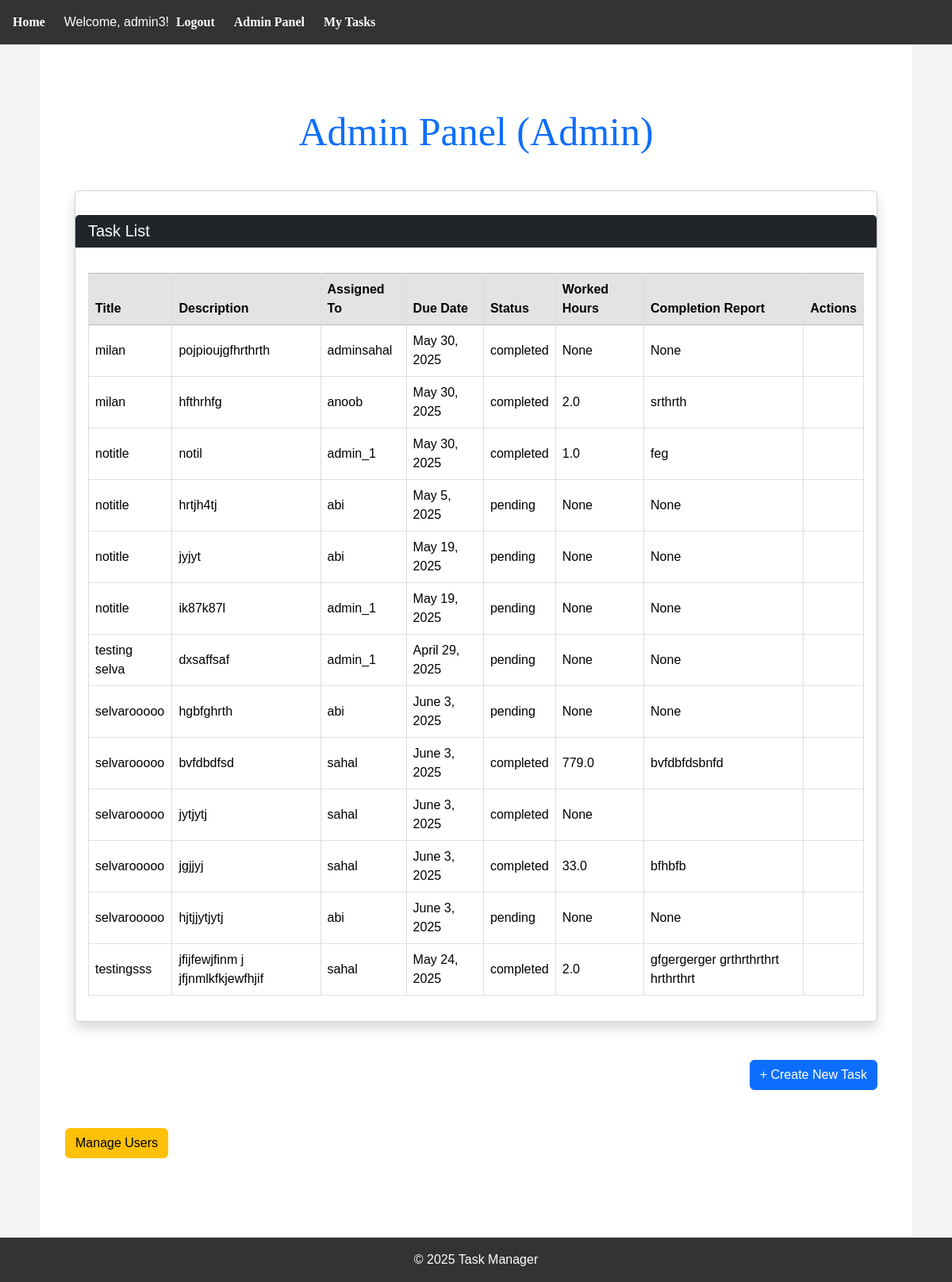
Before: /admin-panel/ (signed in) with the older database file.
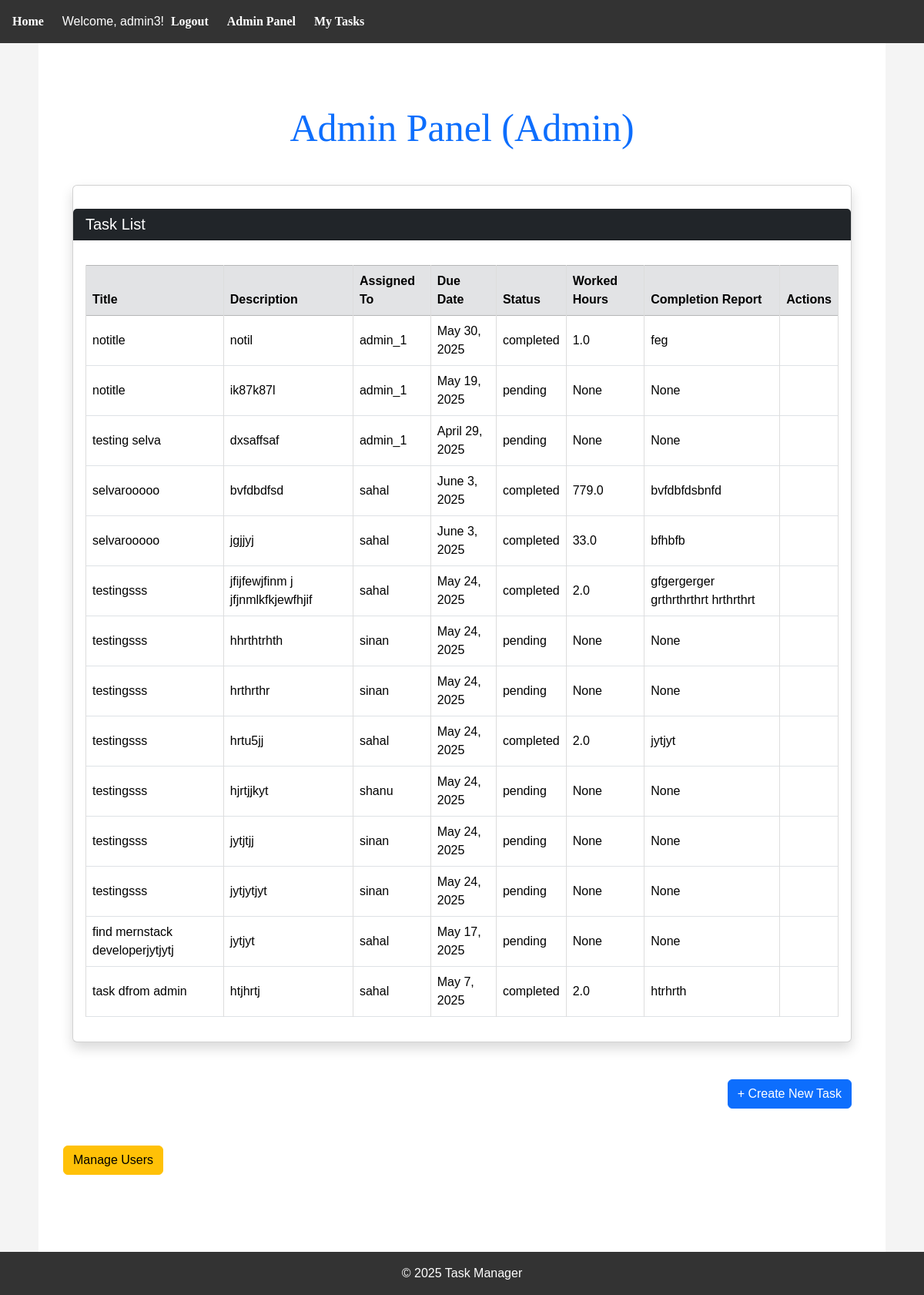
After: the same page with the newer database file.
### tasks/models.py (models this page shows, shortened)
class Task(models.Model):
    STATUS_CHOICES = [
        ('pending', 'Pending'),
        ('in_progress', 'In Progress'),
        ('completed', 'Completed'),
    ]
    title = models.CharField(max_length=255)
    description = models.TextField()
    assigned_to = models.ForeignKey(CustomUser, on_delete=models.CASCADE, limit_choices_to={'role': 'user'})
    due_date = models.DateField()
    status = models.CharField(max_length=20, choices=STATUS_CHOICES, default='pending')
    completion_report = models.TextField(blank=True, null=True)
    worked_hours = models.FloatField(blank=True, null=True)

class CustomUser(AbstractUser):
    ROLE_CHOICES = (
        ('superadmin', 'SuperAdmin'),
        ('admin', 'Admin'),
        ('user', 'User'),
    )
    role = models.CharField(max_length=20, choices=ROLE_CHOICES, default='user')

### tasks/views.py (the view)
# urls.py: path('admin-panel/', views.admin_panel, name='admin_panel'),
@login_required
def admin_panel(request):
    user = request.user
    editing_task_id = request.GET.get('edit')
    if user.role == 'superadmin':
        tasks = Task.objects.all()
        users = CustomUser.objects.all()
    elif user.role == 'admin':
        tasks = Task.objects.all()
        users = CustomUser.objects.all()
    else:
        return redirect('user_tasks')
    form = TaskForm()
    if user.role == 'admin':
        form.fields['assigned_to'].queryset = users
    context = {
        'tasks': tasks,
        'users': users,
        'form': form,
        'role': user.role,
        'editing_task_id': int(editing_task_id) if editing_task_id else None,
        'status_choices': Task.STATUS_CHOICES,
    }
    return render(request, 'tasks/admin_panel.html', context)

### tasks/templates/tasks/admin_panel.html (shortened to what the changed rows need)
{% extends 'base.html' %}
{% load widget_tweaks %}
{% block content %}
<div class="container mt-5">
  <h2 class="mb-4 text-primary" style="text-align: center; font-size: 50px; font-family: Cambria, Cochin, Georgia, Times, 'Times New Roman', serif; padding-bottom: 20px;">Admin Panel ({{ role|title }})</h2>
  <div class="card shadow mb-5" style="padding-top: 30px;">
    <div class="card-body">
      <div class="table-responsive">
        <table class="table table-hover table-bordered align-middle text-center">
          <thead class="thead-light table-secondary">
            <tr>
              <th>Title</th>
              <th>Description</th>
              <th>Assigned To</th>
              <th>Due Date</th>
              <th>Status</th>
              <th>Worked Hours</th>
              <th>Completion Report</th>
              <th>Actions</th>
            </tr>
          </thead>
          <tbody>
            {% for task in tasks %}
              {% if editing_task_id == task.id %}
                <tr>
                  <form method="POST" action="{% url 'task_update_inline' task.id %}">
                    {% csrf_token %}
                    <td><input type="text" name="title" value="{{ task.title }}" class="form-control"></td>
                    <td><input type="text" name="description" value="{{ task.description }}" class="form-control"></td>
                    <td>
                      <select name="assigned_to" class="form-select">
                        {% for user in users %}
                          <option value="{{ user.id }}" {% if user.id == task.assigned_to.id %}selected{% endif %}>{{ user.username }}</option>
                        {% endfor %}
                      </select>
                    </td>
                    <td><input type="date" name="due_date" value="{{ task.due_date|date:'Y-m-d' }}" class="form-control"></td>
                    <td>
                      <select name="status" class="form-select">
                        {% for choice in status_choices %}
                          <option value="{{ choice.0 }}" {% if task.status == choice.0 %}selected{% endif %}>{{ choice.1 }}</option>
                        {% endfor %}
                      </select>
                    </td>
                    <td><input type="number" step="0.1" name="worked_hours" value="{{ task.worked_hours }}" class="form-control"></td>
                    <td><input type="text" name="completion_report" value="{{ task.completion_report }}" class="form-control"></td>
                    <td>
                      <div class="d-flex gap-2 justify-content-center">
                        <button type="submit" class="btn btn-success btn-sm">Save</button>
                        <a href="{% url 'admin_panel' %}" class="btn btn-secondary btn-sm">Cancel</a>
                      </div>
                    </td>
                  </form>
                </tr>
              {% else %}
                <tr>
                  <td>{{ task.title }}</td>
                  <td>{{ task.description }}</td>
                  <td>{{ task.assigned_to.username }}</td>
                  <td>{{ task.due_date }}</td>
                  <td>{{ task.status }}</td>
                  <td>{{ task.worked_hours }}</td>
                  <td>{{ task.completion_report }}</td>
                  <td>
                  </td>
                </tr>
              {% endif %}
            {% empty %}
              <tr>
                <td colspan="8" class="text-muted">No tasks found.</td>
              </tr>
            {% endfor %}
          </tbody>
        </table>
      </div>
    </div>
  </div>
</div>
{% endblock %}

Changed rows visible on the page:
removed Task: title "milan", description "pojpioujgfhrthrth", assigned_to.username "adminsahal", due_date "May 30, 2025", status "completed", worked_hours "None", completion_report "None"
removed Task: title "milan", description "hfthrhfg", assigned_to.username "anoob", due_date "May 30, 2025", status "completed", worked_hours "2.0", completion_report "srthrth"
removed Task: title "notitle", description "hrtjh4tj", assigned_to.username "abi", due_date "May 5, 2025", status "pending", worked_hours "None", completion_report "None"
removed Task: title "notitle", description "jyjyt", assigned_to.username "abi", due_date "May 19, 2025", status "pending", worked_hours "None", completion_report "None"
removed Task: title "selvarooooo", description "hgbfghrth", assigned_to.username "abi", due_date "June 3, 2025", status "pending", worked_hours "None", completion_report "None"
removed Task: title "selvarooooo", description "jytjytj", assigned_to.username "sahal", due_date "June 3, 2025", status "completed", worked_hours "None"
removed Task: title "selvarooooo", description "hjtjjytjytj", assigned_to.username "abi", due_date "June 3, 2025", status "pending", worked_hours "None", completion_report "None"
added Task: title "testingsss", description "hhrthtrhth", assigned_to.username "sinan", due_date "May 24, 2025", status "pending", worked_hours "None", completion_report "None"
added Task: title "testingsss", description "hrthrthr", assigned_to.username "sinan", due_date "May 24, 2025", status "pending", worked_hours "None", completion_report "None"
added Task: title "testingsss", description "hrtu5jj", assigned_to.username "sahal", due_date "May 24, 2025", status "completed", worked_hours "2.0", completion_report "jytjyt"
added Task: title "testingsss", description "hjrtjjkyt", assigned_to.username "shanu", due_date "May 24, 2025", status "pending", worked_hours "None", completion_report "None"
added Task: title "testingsss", description "jytjtjj", assigned_to.username "sinan", due_date "May 24, 2025", status "pending", worked_hours "None", completion_report "None"
added Task: title "testingsss", description "jytjytjyt", assigned_to.username "sinan", due_date "May 24, 2025", status "pending", worked_hours "None", completion_report "None"
added Task: title "find mernstack developerjytjytj", description "jytjyt", assigned_to.username "sahal", due_date "May 17, 2025", status "pending", worked_hours "None", completion_report "None"
added Task: title "task dfrom admin", description "htjhrtj", assigned_to.username "sahal", due_date "May 7, 2025", status "completed", worked_hours "2.0", completion_report "htrhrth"
